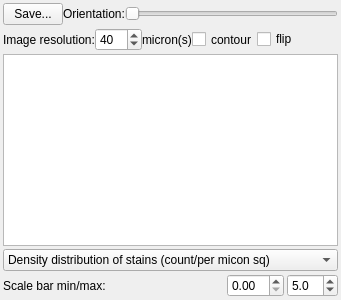
       <widget class="QWidget" name="tab_6">
        <attribute name="title">
         <string>Image</string>
        </attribute>
        <layout class="QVBoxLayout" name="verticalLayout_14">
         <property name="spacing">
          <number>3</number>
         </property>
         <property name="leftMargin">
          <number>3</number>
         </property>
         <property name="topMargin">
          <number>3</number>
         </property>
         <property name="rightMargin">
          <number>3</number>
         </property>
         <property name="bottomMargin">
          <number>3</number>
         </property>
         <item>
          <layout class="QHBoxLayout" name="horizontalLayout_8">
           <property name="spacing">
            <number>0</number>
           </property>
           <item>
            <widget class="QPushButton" name="save_density_image">
             <property name="maximumSize">
              <size>
               <width>60</width>
               <height>24</height>
              </size>
             </property>
             <property name="text">
              <string>Save...</string>
             </property>
             <property name="icon">
              <iconset resource="icons.qrc">
               <normaloff>:/icons/icons/save.xpm</normaloff>:/icons/icons/save.xpm</iconset>
             </property>
            </widget>
           </item>
           <item>
            <widget class="QLabel" name="label_3">
             <property name="text">
              <string>Orientation:</string>
             </property>
            </widget>
           </item>
           <item>
            <widget class="QSlider" name="orientation">
             <property name="maximum">
              <number>36</number>
             </property>
             <property name="pageStep">
              <number>6</number>
             </property>
             <property name="orientation">
              <enum>Qt::Horizontal</enum>
             </property>
            </widget>
           </item>
          </layout>
         </item>
         <item>
          <layout class="QHBoxLayout" name="horizontalLayout_6">
           <property name="spacing">
            <number>0</number>
           </property>
           <property name="topMargin">
            <number>0</number>
           </property>
           <item>
            <widget class="QLabel" name="label_4">
             <property name="maximumSize">
              <size>
               <width>16777215</width>
               <height>24</height>
              </size>
             </property>
             <property name="text">
              <string>Image resolution:</string>
             </property>
            </widget>
           </item>
           <item>
            <widget class="QSpinBox" name="resolution">
             <property name="maximumSize">
              <size>
               <width>16777215</width>
               <height>24</height>
              </size>
             </property>
             <property name="minimum">
              <number>10</number>
             </property>
             <property name="maximum">
              <number>100</number>
             </property>
             <property name="singleStep">
              <number>10</number>
             </property>
             <property name="value">
              <number>40</number>
             </property>
            </widget>
           </item>
           <item>
            <widget class="QLabel" name="label_5">
             <property name="maximumSize">
              <size>
               <width>16777215</width>
               <height>24</height>
              </size>
             </property>
             <property name="text">
              <string>micron(s)</string>
             </property>
            </widget>
           </item>
           <item>
            <widget class="QCheckBox" name="contour">
             <property name="maximumSize">
              <size>
               <width>16777215</width>
               <height>24</height>
              </size>
             </property>
             <property name="text">
              <string>contour</string>
             </property>
            </widget>
           </item>
           <item>
            <widget class="QCheckBox" name="flip">
             <property name="text">
              <string>flip</string>
             </property>
            </widget>
           </item>
           <item>
            <spacer name="horizontalSpacer_5">
             <property name="orientation">
              <enum>Qt::Horizontal</enum>
             </property>
             <property name="sizeHint" stdset="0">
              <size>
               <width>40</width>
               <height>20</height>
              </size>
             </property>
            </spacer>
           </item>
          </layout>
         </item>
         <item>
          <widget class="QGraphicsView" name="result_view"/>
         </item>
         <item>
          <widget class="QComboBox" name="type">
           <property name="maximumSize">
            <size>
             <width>16777215</width>
             <height>24</height>
            </size>
           </property>
           <item>
            <property name="text">
             <string>Density distribution of stains (count/per micon sq)</string>
            </property>
           </item>
           <item>
            <property name="text">
             <string>Size distribution of stains (micron)</string>
            </property>
           </item>
          </widget>
         </item>
         <item>
          <layout class="QHBoxLayout" name="horizontalLayout_12">
           <item>
            <widget class="QLabel" name="label_2">
             <property name="text">
              <string>Scale bar min/max:</string>
             </property>
            </widget>
           </item>
           <item>
            <spacer name="horizontalSpacer_6">
             <property name="orientation">
              <enum>Qt::Horizontal</enum>
             </property>
             <property name="sizeHint" stdset="0">
              <size>
               <width>40</width>
               <height>20</height>
              </size>
             </property>
            </spacer>
           </item>
           <item>
            <widget class="QDoubleSpinBox" name="color_min">
             <property name="maximumSize">
              <size>
               <width>16777215</width>
               <height>24</height>
              </size>
             </property>
            </widget>
           </item>
           <item>
            <widget class="QDoubleSpinBox" name="color_max">
             <property name="maximumSize">
              <size>
               <width>16777215</width>
               <height>24</height>
              </size>
             </property>
             <property name="decimals">
              <number>1</number>
             </property>
             <property name="maximum">
              <double>50.000000000000000</double>
             </property>
             <property name="value">
              <double>5.000000000000000</double>
             </property>
            </widget>
           </item>
          </layout>
         </item>
        </layout>
       </widget>
